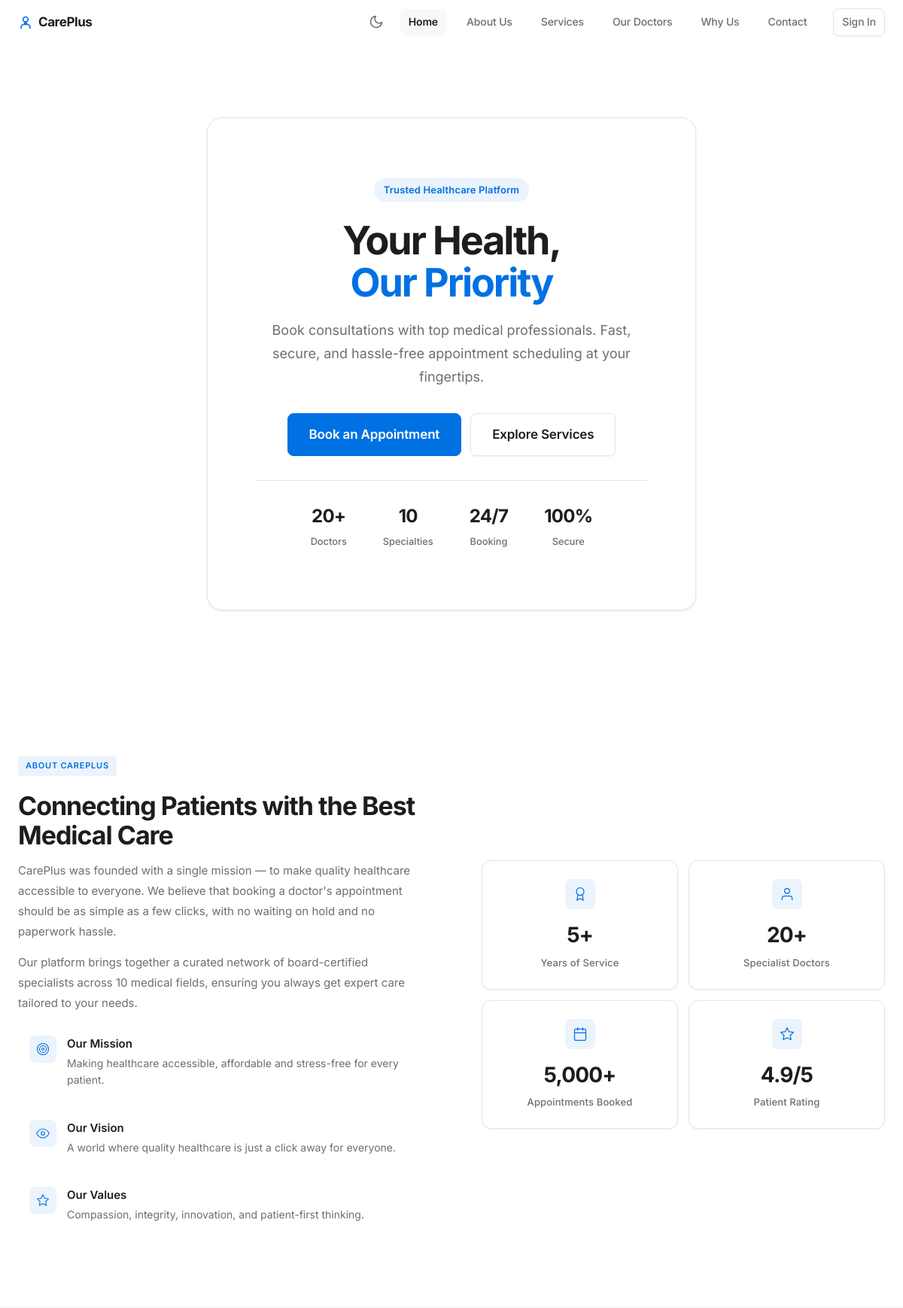
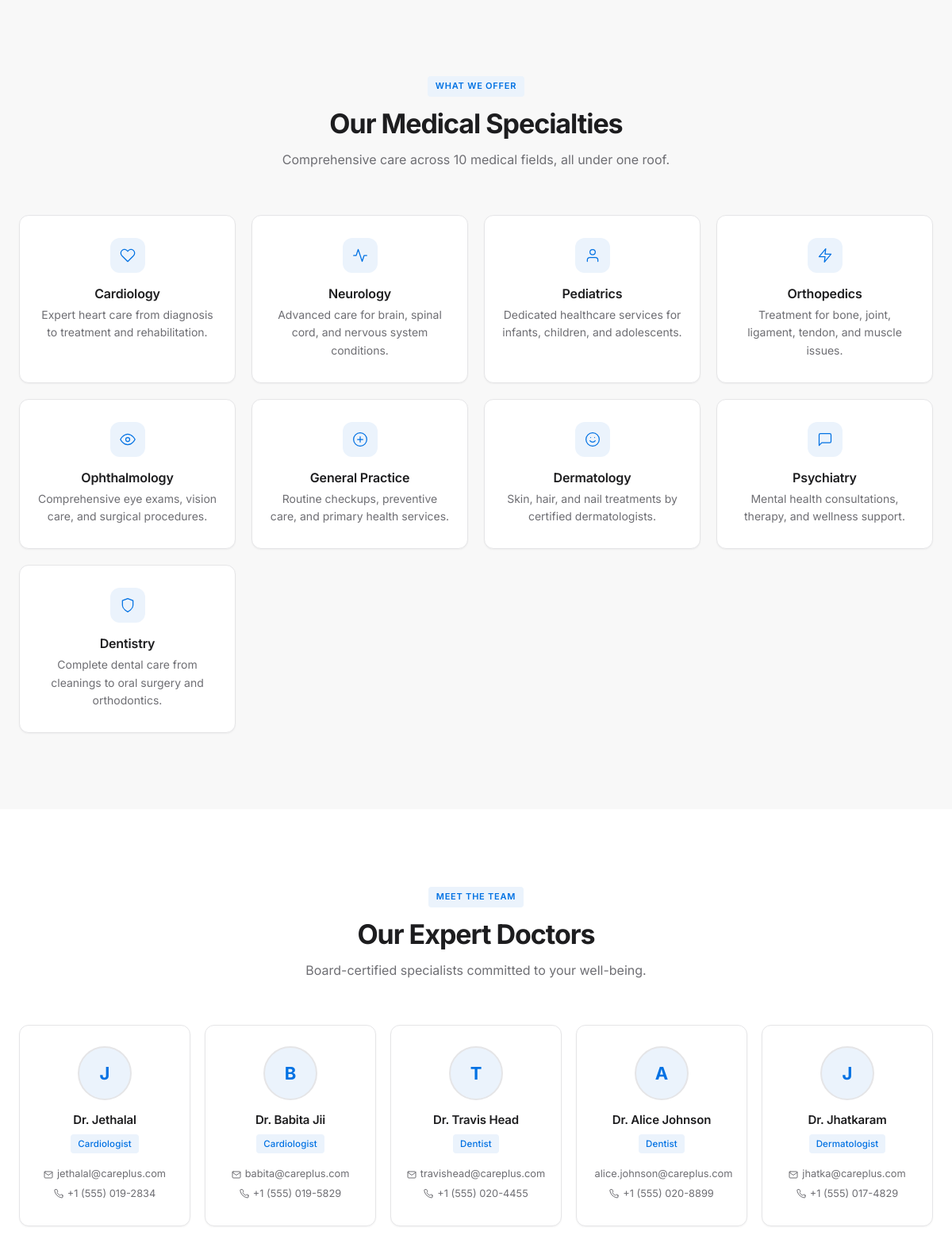
The page / (upper part) on the database its author committed (2 pictures, top to bottom).
### tables this page shows
CREATE TABLE doctors (
    id INT AUTO_INCREMENT PRIMARY KEY,
    name VARCHAR(100) NOT NULL,
    specialty VARCHAR(100) NOT NULL,
    email VARCHAR(100) UNIQUE,
    phone VARCHAR(20),
    created_at TIMESTAMP DEFAULT CURRENT_TIMESTAMP
);

### index.php (the view, shortened to what this page needs)
<?php
require 'db_connect.php';
$doctors_res = $conn->query("SELECT * FROM doctors ORDER BY specialty ASC LIMIT 8");
?>
<!DOCTYPE html>
<html lang="en">
<head>
    <link rel="stylesheet" type="text/css" href="style.css?v=<?php echo time(); ?>">
    <link rel="stylesheet" type="text/css" media="screen and (max-width:768px)"
        href="mobile.css?v=<?php echo time(); ?>">
</head>
<body class="landing-bg-scroll">
    <nav class="navbar glass-nav" id="main-nav">
        <div class="container nav-content">
            <h2 class="nav-brand flex-align">
                CarePlus
            </h2>
            <div class="nav-links flex-align" style="gap: 16px;">
                <button class="theme-toggle" id="theme-toggle" aria-label="Toggle dark mode">
                    <svg class="moon-icon" xmlns="http://www.w3.org/2000/svg" width="20" height="20" viewBox="0 0 24 24" fill="none" stroke="currentColor" stroke-width="2" stroke-linecap="round" stroke-linejoin="round"><path d="M21 12.79A9 9 0 1 1 11.21 3 7 7 0 0 0 21 12.79z"></path></svg>
                </button>
                <a href="#" class="active">Home</a>
                <a href="#about">About Us</a>
                <a href="#services">Services</a>
                <a href="#doctors">Our Doctors</a>
                <a href="#why-us">Why Us</a>
                <a href="#contact">Contact</a>
                <a href="login.php" class="btn secondary-btn btn-sm" style="margin-left: 8px;">Sign In</a>
            </div>
        </div>
    </nav>
    <header class="hero section-padding">
        <div class="container">
            <div class="hero-content text-center glass-card-large">
                <span class="hero-badge">Trusted Healthcare Platform</span>
                <h1 class="hero-title">Your Health,<br><span class="hero-title-accent">Our Priority</span></h1>
                <p class="hero-subtitle">Book consultations with top medical professionals. Fast, secure, and
                    hassle-free appointment scheduling at your fingertips.</p>
                <div class="button-group mt-4 flex-center gap-4">
                    <a href="signup.php" class="btn primary-btn btn-lg" id="hero-cta">Book an Appointment</a>
                    <a href="#services" class="btn secondary-btn btn-lg">Explore Services</a>
                </div>
                <div class="hero-stats mt-4">
                    <div class="hero-stat"><strong>20+</strong><span>Doctors</span></div>
                    <div class="hero-stat"><strong>10</strong><span>Specialties</span></div>
                    <div class="hero-stat"><strong>24/7</strong><span>Booking</span></div>
                    <div class="hero-stat"><strong>100%</strong><span>Secure</span></div>
                </div>
            </div>
        </div>
    </header>
    <section id="about" class="about-section section-padding bg-white">
        <div class="container">
            <div class="about-grid">
                <div class="about-text">
                    <span class="section-badge">About CarePlus</span>
                    <h2 class="section-title">Connecting Patients with the Best Medical Care</h2>
                    <p class="about-desc">CarePlus was founded with a single mission — to make quality healthcare
                        accessible to everyone. We believe that booking a doctor's appointment should be as simple as a
                        few clicks, with no waiting on hold and no paperwork hassle.</p>
                    <p class="about-desc">Our platform brings together a curated network of board-certified specialists
                        across 10 medical fields, ensuring you always get expert care tailored to your needs.</p>
                    <div class="about-values mt-4">
                        <div class="about-value-item">
                            <span class="about-value-icon">
                                <svg xmlns="http://www.w3.org/2000/svg" width="18" height="18" viewBox="0 0 24 24" fill="none" stroke="currentColor" stroke-width="1.5" stroke-linecap="round" stroke-linejoin="round"><circle cx="12" cy="12" r="10"/><circle cx="12" cy="12" r="6"/><circle cx="12" cy="12" r="2"/></svg>
                            </span>
                            <div>
                                <strong>Our Mission</strong>
                                <p>Making healthcare accessible, affordable and stress-free for every patient.</p>
                            </div>
                        </div>
                        <div class="about-value-item">
                            <span class="about-value-icon">
                                <svg xmlns="http://www.w3.org/2000/svg" width="18" height="18" viewBox="0 0 24 24" fill="none" stroke="currentColor" stroke-width="1.5" stroke-linecap="round" stroke-linejoin="round"><path d="M1 12s4-8 11-8 11 8 11 8-4 8-11 8-11-8-11-8z"/><circle cx="12" cy="12" r="3"/></svg>
                            </span>
                            <div>
                                <strong>Our Vision</strong>
                                <p>A world where quality healthcare is just a click away for everyone.</p>
                            </div>
                        </div>
                        <div class="about-value-item">
                            <span class="about-value-icon">
                                <svg xmlns="http://www.w3.org/2000/svg" width="18" height="18" viewBox="0 0 24 24" fill="none" stroke="currentColor" stroke-width="1.5" stroke-linecap="round" stroke-linejoin="round"><polygon points="12 2 15.09 8.26 22 9.27 17 14.14 18.18 21.02 12 17.77 5.82 21.02 7 14.14 2 9.27 8.91 8.26 12 2"/></svg>
                            </span>
                            <div>
                                <strong>Our Values</strong>
                                <p>Compassion, integrity, innovation, and patient-first thinking.</p>
                            </div>
                        </div>
                    </div>
                </div>
                <div class="about-stats-panel">
                    <div class="stat-big-card">
                        <div class="stat-big-icon">
                            <svg xmlns="http://www.w3.org/2000/svg" width="20" height="20" viewBox="0 0 24 24" fill="none" stroke="currentColor" stroke-width="1.5" stroke-linecap="round" stroke-linejoin="round"><circle cx="12" cy="8" r="6"/><path d="M15.477 12.89 17 22l-5-3-5 3 1.523-9.11"/></svg>
                        </div>
                        <div class="stat-big-num">5+</div>
                        <div class="stat-big-label">Years of Service</div>
                    </div>
                    <div class="stat-big-card">
                        <div class="stat-big-icon">
                            <svg xmlns="http://www.w3.org/2000/svg" width="20" height="20" viewBox="0 0 24 24" fill="none" stroke="currentColor" stroke-width="1.5" stroke-linecap="round" stroke-linejoin="round"><path d="M20 21v-2a4 4 0 0 0-4-4H8a4 4 0 0 0-4 4v2"/><circle cx="12" cy="7" r="4"/></svg>
                        </div>
                        <div class="stat-big-num">20+</div>
                        <div class="stat-big-label">Specialist Doctors</div>
                    </div>
                    <div class="stat-big-card">
                        <div class="stat-big-icon">
                        </div>
                        <div class="stat-big-num">5,000+</div>
                        <div class="stat-big-label">Appointments Booked</div>
                    </div>
                    <div class="stat-big-card">
                        <div class="stat-big-icon">
                            <svg xmlns="http://www.w3.org/2000/svg" width="20" height="20" viewBox="0 0 24 24" fill="none" stroke="currentColor" stroke-width="1.5" stroke-linecap="round" stroke-linejoin="round"><polygon points="12 2 15.09 8.26 22 9.27 17 14.14 18.18 21.02 12 17.77 5.82 21.02 7 14.14 2 9.27 8.91 8.26 12 2"/></svg>
                        </div>
                        <div class="stat-big-num">4.9/5</div>
                        <div class="stat-big-label">Patient Rating</div>
                    </div>
                </div>
            </div>
        </div>
    </section>
    <section id="services" class="services-section section-padding bg-light">
        <div class="container">
            <div class="section-header text-center">
                <span class="section-badge">What We Offer</span>
                <h2 class="section-title">Our Medical Specialties</h2>
                <p class="text-muted">Comprehensive care across 10 medical fields, all under one roof.</p>
            </div>
            <div class="grid-3 mt-4">
                <div class="service-card text-center">
                    <div class="icon-lg">
                    </div>
                    <h3>Cardiology</h3>
                    <p>Expert heart care from diagnosis to treatment and rehabilitation.</p>
                </div>
                <div class="service-card text-center">
                    <div class="icon-lg">
                        <svg xmlns="http://www.w3.org/2000/svg" width="20" height="20" viewBox="0 0 24 24" fill="none" stroke="currentColor" stroke-width="1.5" stroke-linecap="round" stroke-linejoin="round"><polyline points="22 12 18 12 15 21 9 3 6 12 2 12"/></svg>
                    </div>
                    <h3>Neurology</h3>
                    <p>Advanced care for brain, spinal cord, and nervous system conditions.</p>
                </div>
                <div class="service-card text-center">
                    <div class="icon-lg">
                        <svg xmlns="http://www.w3.org/2000/svg" width="20" height="20" viewBox="0 0 24 24" fill="none" stroke="currentColor" stroke-width="1.5" stroke-linecap="round" stroke-linejoin="round"><path d="M20 21v-2a4 4 0 0 0-4-4H8a4 4 0 0 0-4 4v2"/><circle cx="12" cy="7" r="4"/></svg>
                    </div>
                    <h3>Pediatrics</h3>
                    <p>Dedicated healthcare services for infants, children, and adolescents.</p>
                </div>
                <div class="service-card text-center">
                    <div class="icon-lg">
                        <svg xmlns="http://www.w3.org/2000/svg" width="20" height="20" viewBox="0 0 24 24" fill="none" stroke="currentColor" stroke-width="1.5" stroke-linecap="round" stroke-linejoin="round"><polygon points="13 2 3 14 12 14 11 22 21 10 12 10 13 2"/></svg>
                    </div>
                    <h3>Orthopedics</h3>
                    <p>Treatment for bone, joint, ligament, tendon, and muscle issues.</p>
                </div>
                <div class="service-card text-center">
                    <div class="icon-lg">
                        <svg xmlns="http://www.w3.org/2000/svg" width="20" height="20" viewBox="0 0 24 24" fill="none" stroke="currentColor" stroke-width="1.5" stroke-linecap="round" stroke-linejoin="round"><path d="M1 12s4-8 11-8 11 8 11 8-4 8-11 8-11-8-11-8z"/><circle cx="12" cy="12" r="3"/></svg>
                    </div>
                    <h3>Ophthalmology</h3>
                    <p>Comprehensive eye exams, vision care, and surgical procedures.</p>
                </div>
                <div class="service-card text-center">
                    <div class="icon-lg">
                        <svg xmlns="http://www.w3.org/2000/svg" width="20" height="20" viewBox="0 0 24 24" fill="none" stroke="currentColor" stroke-width="1.5" stroke-linecap="round" stroke-linejoin="round"><circle cx="12" cy="12" r="10"/><line x1="12" y1="8" x2="12" y2="16"/><line x1="8" y1="12" x2="16" y2="12"/></svg>
                    </div>
                    <h3>General Practice</h3>
                    <p>Routine checkups, preventive care, and primary health services.</p>
                </div>
                <div class="service-card text-center">
                    <div class="icon-lg">
                    </div>
                    <h3>Dermatology</h3>
                    <p>Skin, hair, and nail treatments by certified dermatologists.</p>
                </div>
                <div class="service-card text-center">
                    <div class="icon-lg">
                        <svg xmlns="http://www.w3.org/2000/svg" width="20" height="20" viewBox="0 0 24 24" fill="none" stroke="currentColor" stroke-width="1.5" stroke-linecap="round" stroke-linejoin="round"><path d="M21 15a2 2 0 0 1-2 2H7l-4 4V5a2 2 0 0 1 2-2h14a2 2 0 0 1 2 2z"/></svg>
                    </div>
                    <h3>Psychiatry</h3>
                    <p>Mental health consultations, therapy, and wellness support.</p>
                </div>
                <div class="service-card text-center">
                    <div class="icon-lg">
                        <svg xmlns="http://www.w3.org/2000/svg" width="20" height="20" viewBox="0 0 24 24" fill="none" stroke="currentColor" stroke-width="1.5" stroke-linecap="round" stroke-linejoin="round"><path d="M12 22s8-4 8-10V5l-8-3-8 3v7c0 6 8 10 8 10z"/></svg>
                    </div>
                    <h3>Dentistry</h3>
                    <p>Complete dental care from cleanings to oral surgery and orthodontics.</p>
                </div>
            </div>
        </div>
    </section>
    <section id="doctors" class="doctors-section section-padding bg-white">
        <div class="container">
            <div class="section-header text-center">
                <span class="section-badge">Meet the Team</span>
                <h2 class="section-title">Our Expert Doctors</h2>
                <p class="text-muted">Board-certified specialists committed to your well-being.</p>
            </div>
            <div class="doctors-grid mt-4">
                <?php if ($doctors_res && $doctors_res->num_rows > 0): ?>
                    <?php while ($doc = $doctors_res->fetch_assoc()): ?>
                        <div class="doctor-card">
                            <div class="doctor-avatar"><?php echo strtoupper(substr($doc['name'], 0, 1)); ?></div>
                            <div class="doctor-info">
                                <h3 class="doctor-name">Dr. <?php echo htmlspecialchars($doc['name']); ?></h3>
                                <span class="doctor-specialty-badge"><?php echo htmlspecialchars($doc['specialty']); ?></span>
                                <p class="doctor-contact">
                                    <svg xmlns="http://www.w3.org/2000/svg" width="12" height="12" viewBox="0 0 24 24" fill="none" stroke="currentColor" stroke-width="2" stroke-linecap="round" stroke-linejoin="round"><path d="M4 4h16c1.1 0 2 .9 2 2v12c0 1.1-.9 2-2 2H4c-1.1 0-2-.9-2-2V6c0-1.1.9-2 2-2z"/><polyline points="22,6 12,13 2,6"/></svg>
                                    <?php echo htmlspecialchars($doc['email']); ?>
                                </p>
                                <p class="doctor-contact">
                                    <?php echo htmlspecialchars($doc['phone']); ?>
                                </p>
                            </div>
                        </div>
                    <?php endwhile; ?>
                <?php endif; ?>
            </div>
        </div>
    </section>
</body>
</html>

### mobile.css (style rules this page uses)
.container { padding: 0 16px; }
.btn, .btn.block-btn { width: 100%; padding: 13px 20px; font-size: 1rem; justify-content: center; }
.btn.btn-sm { width: auto; padding: 6px 12px; font-size: 0.8125rem; }

### rows shown on the page
doctors: name "J", name "Jethalal", specialty "Cardiologist", email "jethalal@careplus.com", phone "+1 (555) 019-2834"
doctors: name "B", name "Babita Jii", specialty "Cardiologist", email "babita@careplus.com", phone "+1 (555) 019-5829"
doctors: name "T", name "Travis Head", specialty "Dentist", email "travishead@careplus.com", phone "+1 (555) 020-4455"
doctors: name "A", name "Alice Johnson", specialty "Dentist", email "alice.johnson@careplus.com", phone "+1 (555) 020-8899"
doctors: name "J", name "Jhatkaram", specialty "Dermatologist", email "jhatka@careplus.com", phone "+1 (555) 017-4829"
